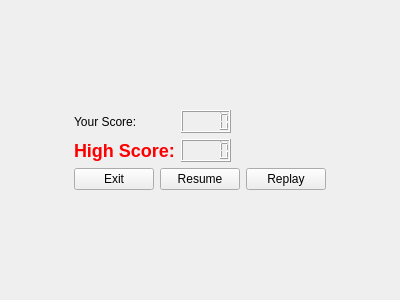
<?xml version="1.0" encoding="UTF-8"?>
<ui version="4.0">
 <class>pause_menu</class>
 <widget class="QWidget" name="pause_menu">
  <property name="geometry">
   <rect>
    <x>0</x>
    <y>0</y>
    <width>400</width>
    <height>300</height>
   </rect>
  </property>
  <property name="windowTitle">
   <string>Form</string>
  </property>
  <layout class="QGridLayout" name="gridLayout">
   <item row="0" column="1">
    <spacer name="verticalSpacer_2">
     <property name="orientation">
      <enum>Qt::Vertical</enum>
     </property>
     <property name="sizeHint" stdset="0">
      <size>
       <width>20</width>
       <height>87</height>
      </size>
     </property>
    </spacer>
   </item>
   <item row="1" column="0">
    <spacer name="horizontalSpacer">
     <property name="orientation">
      <enum>Qt::Horizontal</enum>
     </property>
     <property name="sizeHint" stdset="0">
      <size>
       <width>54</width>
       <height>20</height>
      </size>
     </property>
    </spacer>
   </item>
   <item row="1" column="1">
    <layout class="QFormLayout" name="formLayout">
     <item row="0" column="0">
      <widget class="QLabel" name="label_2">
       <property name="text">
        <string>Your Score:</string>
       </property>
      </widget>
     </item>
     <item row="0" column="1">
      <widget class="QLCDNumber" name="lcdNumber_2">
       <property name="maximumSize">
        <size>
         <width>50</width>
         <height>50</height>
        </size>
       </property>
      </widget>
     </item>
     <item row="1" column="0">
      <widget class="QLabel" name="label">
       <property name="text">
        <string>&lt;h2&gt;&lt;font color = red&gt;High Score:&lt;/h2&gt;</string>
       </property>
      </widget>
     </item>
     <item row="1" column="1">
      <widget class="QLCDNumber" name="lcdNumber">
       <property name="maximumSize">
        <size>
         <width>50</width>
         <height>50</height>
        </size>
       </property>
      </widget>
     </item>
     <item row="2" column="0" colspan="2">
      <layout class="QHBoxLayout" name="horizontalLayout">
       <item>
        <widget class="QPushButton" name="exit">
         <property name="text">
          <string>Exit</string>
         </property>
        </widget>
       </item>
       <item>
        <widget class="QPushButton" name="resume">
         <property name="text">
          <string>Resume</string>
         </property>
        </widget>
       </item>
       <item>
        <widget class="QPushButton" name="replay">
         <property name="text">
          <string>Replay</string>
         </property>
        </widget>
       </item>
      </layout>
     </item>
    </layout>
   </item>
   <item row="1" column="2">
    <spacer name="horizontalSpacer_2">
     <property name="orientation">
      <enum>Qt::Horizontal</enum>
     </property>
     <property name="sizeHint" stdset="0">
      <size>
       <width>54</width>
       <height>20</height>
      </size>
     </property>
    </spacer>
   </item>
   <item row="2" column="1">
    <spacer name="verticalSpacer">
     <property name="orientation">
      <enum>Qt::Vertical</enum>
     </property>
     <property name="sizeHint" stdset="0">
      <size>
       <width>20</width>
       <height>87</height>
      </size>
     </property>
    </spacer>
   </item>
  </layout>
 </widget>
 <resources/>
 <connections/>
</ui>
